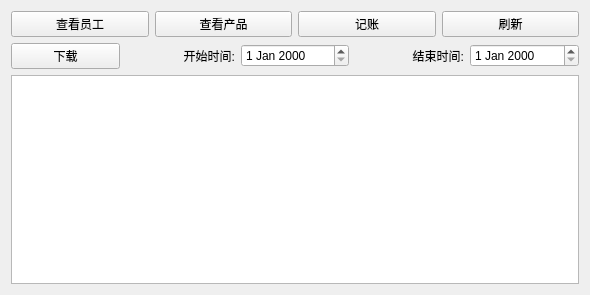
<?xml version="1.0" encoding="UTF-8"?>
<ui version="4.0">
 <class>MyWidget</class>
 <widget class="QWidget" name="MyWidget">
  <property name="geometry">
   <rect>
    <x>0</x>
    <y>0</y>
    <width>590</width>
    <height>295</height>
   </rect>
  </property>
  <property name="sizePolicy">
   <sizepolicy hsizetype="Preferred" vsizetype="Preferred">
    <horstretch>1</horstretch>
    <verstretch>1</verstretch>
   </sizepolicy>
  </property>
  <property name="windowTitle">
   <string>MyWidget</string>
  </property>
  <layout class="QVBoxLayout" name="verticalLayout">
   <item>
    <layout class="QHBoxLayout" name="horizontalLayout">
     <item>
      <widget class="QPushButton" name="pushButton_3">
       <property name="text">
        <string>查看员工</string>
       </property>
      </widget>
     </item>
     <item>
      <widget class="QPushButton" name="pushButton_2">
       <property name="text">
        <string>查看产品</string>
       </property>
      </widget>
     </item>
     <item>
      <widget class="QPushButton" name="pushButton">
       <property name="text">
        <string>记账</string>
       </property>
      </widget>
     </item>
     <item>
      <widget class="QPushButton" name="pushButton_4">
       <property name="text">
        <string>刷新</string>
       </property>
      </widget>
     </item>
    </layout>
   </item>
   <item>
    <layout class="QHBoxLayout" name="horizontalLayout_2">
     <item>
      <widget class="QPushButton" name="downloadBtn">
       <property name="text">
        <string>下载</string>
       </property>
      </widget>
     </item>
     <item>
      <widget class="QLabel" name="label">
       <property name="text">
        <string>开始时间:</string>
       </property>
       <property name="alignment">
        <set>Qt::AlignRight|Qt::AlignTrailing|Qt::AlignVCenter</set>
       </property>
      </widget>
     </item>
     <item>
      <widget class="QDateEdit" name="begin_dateEdit"/>
     </item>
     <item>
      <widget class="QLabel" name="label_2">
       <property name="text">
        <string>结束时间:</string>
       </property>
       <property name="alignment">
        <set>Qt::AlignRight|Qt::AlignTrailing|Qt::AlignVCenter</set>
       </property>
      </widget>
     </item>
     <item>
      <widget class="QDateEdit" name="end_dateEdit"/>
     </item>
    </layout>
   </item>
   <item>
    <widget class="QTableWidget" name="tableWidget">
     <property name="enabled">
      <bool>true</bool>
     </property>
     <property name="sizePolicy">
      <sizepolicy hsizetype="Preferred" vsizetype="Preferred">
       <horstretch>1</horstretch>
       <verstretch>1</verstretch>
      </sizepolicy>
     </property>
     <property name="editTriggers">
      <set>QAbstractItemView::NoEditTriggers</set>
     </property>
    </widget>
   </item>
  </layout>
 </widget>
 <layoutdefault spacing="6" margin="11"/>
 <resources/>
 <connections/>
</ui>
